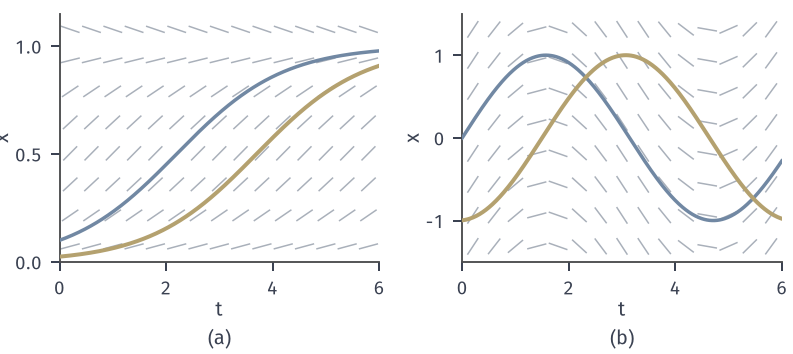

Recreate this plot in Python.
from pathlib import Path
import sys
sys.path.insert(0, str(Path(__file__).resolve().parents[1]/"ivp-common"))
from ivp_common import *
HERE = Path(__file__).resolve().parent

# 目标：自治方程的解平移后仍是解；非自治方程不然。
fig, axes = figure(width_mm=112, height_mm=50, ncols=2)
panel(fig, .075, .985, .96, .26, .26)
a, b = axes
tau = 1.5
t = np.linspace(0, 6, 500)
sol = lambda t: np.exp(t)/(9 + np.exp(t))
a.set_xlim(0, 6); a.set_ylim(0, 1.15); a.set_xticks([0, 2, 4, 6]); a.set_yticks([0, .5, 1])
b.set_xlim(0, 6); b.set_ylim(-1.5, 1.5); b.set_xticks([0, 2, 4, 6]); b.set_yticks([-1, 0, 1])
for ax in axes:
    ax.set_xlabel('$t$', labelpad=1); ax.set_ylabel('$x$', labelpad=1)
slope_field(a, lambda s, x: x*(1 - x), nt=15, nx=8)
slope_field(b, lambda s, x: np.cos(s), nt=15, nx=8)
a.plot(t, sol(t), color=BLUE, lw=1.4, zorder=3); a.plot(t, sol(t - tau), color=YELLOW, lw=1.6, zorder=3)
b.plot(t, np.sin(t), color=BLUE, lw=1.4, zorder=3); b.plot(t, np.sin(t - tau), color=YELLOW, lw=1.6, zorder=3)
tags(fig, axes)
save(fig, HERE, 'figure', {'tau': tau, 'a': "x'=x(1-x), x=e^t/(9+e^t)", 'b': "x'=cos t, x=sin t"})
